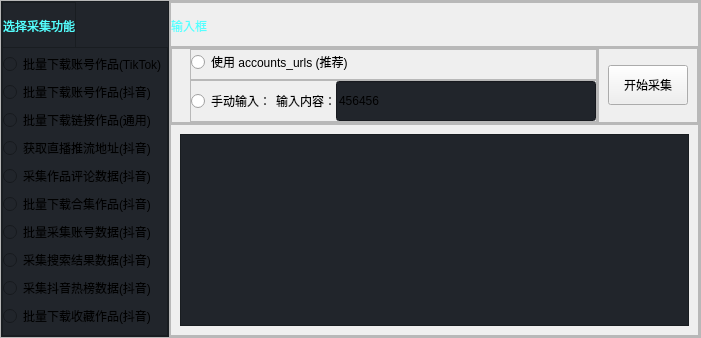
                     <widget class="QWidget" name="page_result">
                      <layout class="QHBoxLayout" name="horizontalLayout_9">
                       <property name="spacing">
                        <number>0</number>
                       </property>
                       <property name="leftMargin">
                        <number>0</number>
                       </property>
                       <property name="topMargin">
                        <number>0</number>
                       </property>
                       <property name="rightMargin">
                        <number>0</number>
                       </property>
                       <property name="bottomMargin">
                        <number>0</number>
                       </property>
                       <item>
                        <widget class="QFrame" name="frame_result_content">
                         <property name="frameShape">
                          <enum>QFrame::StyledPanel</enum>
                         </property>
                         <property name="frameShadow">
                          <enum>QFrame::Raised</enum>
                         </property>
                         <layout class="QHBoxLayout" name="horizontalLayout_11">
                          <property name="spacing">
                           <number>0</number>
                          </property>
                          <property name="leftMargin">
                           <number>0</number>
                          </property>
                          <property name="topMargin">
                           <number>0</number>
                          </property>
                          <property name="rightMargin">
                           <number>0</number>
                          </property>
                          <property name="bottomMargin">
                           <number>0</number>
                          </property>
                          <item>
                           <widget class="QFrame" name="frame_16">
                            <property name="minimumSize">
                             <size>
                              <width>0</width>
                              <height>0</height>
                             </size>
                            </property>
                            <property name="styleSheet">
                             <string notr="true">background-color: rgb(33, 37, 43);</string>
                            </property>
                            <property name="frameShape">
                             <enum>QFrame::StyledPanel</enum>
                            </property>
                            <property name="frameShadow">
                             <enum>QFrame::Raised</enum>
                            </property>
                            <layout class="QVBoxLayout" name="verticalLayout_15">
                             <property name="spacing">
                              <number>0</number>
                             </property>
                             <property name="leftMargin">
                              <number>0</number>
                             </property>
                             <property name="topMargin">
                              <number>0</number>
                             </property>
                             <property name="rightMargin">
                              <number>0</number>
                             </property>
                             <property name="bottomMargin">
                              <number>0</number>
                             </property>
                             <item alignment="Qt::AlignLeft">
                              <widget class="QFrame" name="frame_19">
                               <property name="maximumSize">
                                <size>
                                 <width>16777215</width>
                                 <height>45</height>
                                </size>
                               </property>
                               <property name="styleSheet">
                                <string notr="true">font: 700 18pt &quot;Microsoft YaHei UI&quot;;
color: rgb(85, 255, 255);</string>
                               </property>
                               <property name="frameShape">
                                <enum>QFrame::StyledPanel</enum>
                               </property>
                               <property name="frameShadow">
                                <enum>QFrame::Raised</enum>
                               </property>
                               <layout class="QGridLayout" name="gridLayout_6">
                                <property name="leftMargin">
                                 <number>0</number>
                                </property>
                                <property name="topMargin">
                                 <number>0</number>
                                </property>
                                <property name="rightMargin">
                                 <number>0</number>
                                </property>
                                <property name="bottomMargin">
                                 <number>0</number>
                                </property>
                                <property name="spacing">
                                 <number>0</number>
                                </property>
                                <item row="0" column="0" alignment="Qt::AlignLeft">
                                 <widget class="QLabel" name="label_5">
                                  <property name="minimumSize">
                                   <size>
                                    <width>0</width>
                                    <height>45</height>
                                   </size>
                                  </property>
                                  <property name="maximumSize">
                                   <size>
                                    <width>16777215</width>
                                    <height>45</height>
                                   </size>
                                  </property>
                                  <property name="text">
                                   <string>选择采集功能</string>
                                  </property>
                                 </widget>
                                </item>
                               </layout>
                              </widget>
                             </item>
                             <item>
                              <widget class="QFrame" name="frame_18">
                               <property name="cursor">
                                <cursorShape>PointingHandCursor</cursorShape>
                               </property>
                               <property name="styleSheet">
                                <string notr="true">font: 700 13pt &quot;Microsoft YaHei UI&quot;;</string>
                               </property>
                               <property name="frameShape">
                                <enum>QFrame::StyledPanel</enum>
                               </property>
                               <property name="frameShadow">
                                <enum>QFrame::Raised</enum>
                               </property>
                               <layout class="QVBoxLayout" name="verticalLayout_17">
                                <property name="spacing">
                                 <number>0</number>
                                </property>
                                <property name="leftMargin">
                                 <number>0</number>
                                </property>
                                <property name="topMargin">
                                 <number>0</number>
                                </property>
                                <property name="rightMargin">
                                 <number>0</number>
                                </property>
                                <property name="bottomMargin">
                                 <number>0</number>
                                </property>
                                <item>
                                 <widget class="QRadioButton" name="radio_btn_1">
                                  <property name="text">
                                   <string>批量下载账号作品(TikTok)</string>
                                  </property>
                                 </widget>
                                </item>
                                <item>
                                 <widget class="QRadioButton" name="radio_btn_2">
                                  <property name="text">
                                   <string>批量下载账号作品(抖音)</string>
                                  </property>
                                 </widget>
                                </item>
                                <item>
                                 <widget class="QRadioButton" name="radio_btn_3">
                                  <property name="text">
                                   <string>批量下载链接作品(通用)</string>
                                  </property>
                                 </widget>
                                </item>
                                <item>
                                 <widget class="QRadioButton" name="radio_btn_4">
                                  <property name="text">
                                   <string>获取直播推流地址(抖音)</string>
                                  </property>
                                 </widget>
                                </item>
                                <item>
                                 <widget class="QRadioButton" name="radio_btn_5">
                                  <property name="text">
                                   <string>采集作品评论数据(抖音)</string>
                                  </property>
                                 </widget>
                                </item>
                                <item>
                                 <widget class="QRadioButton" name="radio_btn_6">
                                  <property name="text">
                                   <string>批量下载合集作品(抖音)</string>
                                  </property>
                                 </widget>
                                </item>
                                <item>
                                 <widget class="QRadioButton" name="radio_btn_7">
                                  <property name="text">
                                   <string>批量采集账号数据(抖音)</string>
                                  </property>
                                 </widget>
                                </item>
                                <item>
                                 <widget class="QRadioButton" name="radio_btn_8">
                                  <property name="text">
                                   <string>采集搜索结果数据(抖音)</string>
                                  </property>
                                 </widget>
                                </item>
                                <item>
                                 <widget class="QRadioButton" name="radio_btn_9">
                                  <property name="text">
                                   <string>采集抖音热榜数据(抖音)</string>
                                  </property>
                                 </widget>
                                </item>
                                <item>
                                 <widget class="QRadioButton" name="radio_btn_10">
                                  <property name="text">
                                   <string>批量下载收藏作品(抖音)</string>
                                  </property>
                                 </widget>
                                </item>
                               </layout>
                              </widget>
                             </item>
                            </layout>
                           </widget>
                          </item>
                          <item>
                           <widget class="QFrame" name="frame_17">
                            <property name="frameShape">
                             <enum>QFrame::StyledPanel</enum>
                            </property>
                            <property name="frameShadow">
                             <enum>QFrame::Raised</enum>
                            </property>
                            <layout class="QVBoxLayout" name="verticalLayout_18">
                             <property name="spacing">
                              <number>0</number>
                             </property>
                             <property name="leftMargin">
                              <number>0</number>
                             </property>
                             <property name="topMargin">
                              <number>0</number>
                             </property>
                             <property name="rightMargin">
                              <number>0</number>
                             </property>
                             <property name="bottomMargin">
                              <number>0</number>
                             </property>
                             <item>
                              <widget class="QFrame" name="frame_input_label">
                               <property name="maximumSize">
                                <size>
                                 <width>16777215</width>
                                 <height>45</height>
                                </size>
                               </property>
                               <property name="styleSheet">
                                <string notr="true">font: 700 18pt &quot;Microsoft YaHei UI&quot;;
color: rgb(85, 255, 255);</string>
                               </property>
                               <property name="frameShape">
                                <enum>QFrame::StyledPanel</enum>
                               </property>
                               <property name="frameShadow">
                                <enum>QFrame::Raised</enum>
                               </property>
                               <layout class="QGridLayout" name="gridLayout_7">
                                <property name="leftMargin">
                                 <number>0</number>
                                </property>
                                <property name="topMargin">
                                 <number>0</number>
                                </property>
                                <property name="rightMargin">
                                 <number>0</number>
                                </property>
                                <property name="bottomMargin">
                                 <number>0</number>
                                </property>
                                <property name="spacing">
                                 <number>0</number>
                                </property>
                                <item row="0" column="0" alignment="Qt::AlignLeft">
                                 <widget class="QLabel" name="label_6">
                                  <property name="minimumSize">
                                   <size>
                                    <width>0</width>
                                    <height>45</height>
                                   </size>
                                  </property>
                                  <property name="maximumSize">
                                   <size>
                                    <width>16777215</width>
                                    <height>45</height>
                                   </size>
                                  </property>
                                  <property name="text">
                                   <string>输入框</string>
                                  </property>
                                 </widget>
                                </item>
                               </layout>
                              </widget>
                             </item>
                             <item>
                              <widget class="QFrame" name="frame_input">
                               <property name="frameShape">
                                <enum>QFrame::StyledPanel</enum>
                               </property>
                               <property name="frameShadow">
                                <enum>QFrame::Raised</enum>
                               </property>
                               <layout class="QHBoxLayout" name="horizontalLayout_15">
                                <property name="spacing">
                                 <number>0</number>
                                </property>
                                <property name="leftMargin">
                                 <number>0</number>
                                </property>
                                <property name="topMargin">
                                 <number>0</number>
                                </property>
                                <property name="rightMargin">
                                 <number>0</number>
                                </property>
                                <property name="bottomMargin">
                                 <number>0</number>
                                </property>
                                <item>
                                 <widget class="QFrame" name="frame_21">
                                  <property name="frameShape">
                                   <enum>QFrame::StyledPanel</enum>
                                  </property>
                                  <property name="frameShadow">
                                   <enum>QFrame::Raised</enum>
                                  </property>
                                  <layout class="QVBoxLayout" name="verticalLayout_19">
                                   <property name="spacing">
                                    <number>0</number>
                                   </property>
                                   <property name="leftMargin">
                                    <number>18</number>
                                   </property>
                                   <property name="topMargin">
                                    <number>0</number>
                                   </property>
                                   <property name="rightMargin">
                                    <number>0</number>
                                   </property>
                                   <property name="bottomMargin">
                                    <number>0</number>
                                   </property>
                                   <item>
                                    <widget class="QFrame" name="frame_27">
                                     <property name="maximumSize">
                                      <size>
                                       <width>16777215</width>
                                       <height>16777215</height>
                                      </size>
                                     </property>
                                     <property name="frameShape">
                                      <enum>QFrame::StyledPanel</enum>
                                     </property>
                                     <property name="frameShadow">
                                      <enum>QFrame::Raised</enum>
                                     </property>
                                     <layout class="QHBoxLayout" name="horizontalLayout_14">
                                      <property name="spacing">
                                       <number>0</number>
                                      </property>
                                      <property name="leftMargin">
                                       <number>0</number>
                                      </property>
                                      <property name="topMargin">
                                       <number>0</number>
                                      </property>
                                      <property name="rightMargin">
                                       <number>0</number>
                                      </property>
                                      <property name="bottomMargin">
                                       <number>5</number>
                                      </property>
                                      <item>
                                       <widget class="QRadioButton" name="radio_btn_recommend">
                                        <property name="cursor">
                                         <cursorShape>PointingHandCursor</cursorShape>
                                        </property>
                                        <property name="styleSheet">
                                         <string notr="true">font: 700 14pt &quot;Microsoft YaHei UI&quot;;</string>
                                        </property>
                                        <property name="text">
                                         <string>使用 accounts_urls (推荐)</string>
                                        </property>
                                       </widget>
                                      </item>
                                     </layout>
                                    </widget>
                                   </item>
                                   <item>
                                    <widget class="QFrame" name="frame_26">
                                     <property name="frameShape">
                                      <enum>QFrame::StyledPanel</enum>
                                     </property>
                                     <property name="frameShadow">
                                      <enum>QFrame::Raised</enum>
                                     </property>
                                     <layout class="QHBoxLayout" name="horizontalLayout_17">
                                      <property name="spacing">
                                       <number>0</number>
                                      </property>
                                      <property name="leftMargin">
                                       <number>0</number>
                                      </property>
                                      <property name="topMargin">
                                       <number>0</number>
                                      </property>
                                      <property name="rightMargin">
                                       <number>0</number>
                                      </property>
                                      <property name="bottomMargin">
                                       <number>0</number>
                                      </property>
                                      <item>
                                       <widget class="QRadioButton" name="radio_btn_manual">
                                        <property name="cursor">
                                         <cursorShape>PointingHandCursor</cursorShape>
                                        </property>
                                        <property name="styleSheet">
                                         <string notr="true">font: 700 14pt &quot;Microsoft YaHei UI&quot;;</string>
                                        </property>
                                        <property name="text">
                                         <string>手动输入：</string>
                                        </property>
                                       </widget>
                                      </item>
                                      <item>
                                       <widget class="QLabel" name="label_manual">
                                        <property name="styleSheet">
                                         <string notr="true">font: 700 14pt &quot;Microsoft YaHei UI&quot;;</string>
                                        </property>
                                        <property name="text">
                                         <string>输入内容：</string>
                                        </property>
                                       </widget>
                                      </item>
                                      <item>
                                       <widget class="QLineEdit" name="line_edit_url">
                                        <property name="minimumSize">
                                         <size>
                                          <width>260</width>
                                          <height>40</height>
                                         </size>
                                        </property>
                                        <property name="maximumSize">
                                         <size>
                                          <width>16777215</width>
                                          <height>16777215</height>
                                         </size>
                                        </property>
                                        <property name="cursor">
                                         <cursorShape>IBeamCursor</cursorShape>
                                        </property>
                                        <property name="styleSheet">
                                         <string notr="true">font:  600 11pt &quot;Microsoft YaHei UI&quot;;
background-color: rgb(33, 37, 43);</string>
                                        </property>
                                        <property name="text">
                                         <string>456456</string>
                                        </property>
                                        <property name="placeholderText">
                                         <string>输入作品链接</string>
                                        </property>
                                       </widget>
                                      </item>
                                     </layout>
                                    </widget>
                                   </item>
                                  </layout>
                                 </widget>
                                </item>
                                <item>
                                 <widget class="QFrame" name="frame_24">
                                  <property name="frameShape">
                                   <enum>QFrame::StyledPanel</enum>
                                  </property>
                                  <property name="frameShadow">
                                   <enum>QFrame::Raised</enum>
                                  </property>
                                  <layout class="QGridLayout" name="gridLayout_8">
                                   <property name="leftMargin">
                                    <number>9</number>
                                   </property>
                                   <property name="topMargin">
                                    <number>0</number>
                                   </property>
                                   <property name="rightMargin">
                                    <number>9</number>
                                   </property>
                                   <property name="bottomMargin">
                                    <number>0</number>
                                   </property>
                                   <property name="spacing">
                                    <number>0</number>
                                   </property>
                                   <item row="0" column="0">
                                    <widget class="QPushButton" name="btn_download">
                                     <property name="minimumSize">
                                      <size>
                                       <width>0</width>
                                       <height>40</height>
                                      </size>
                                     </property>
                                     <property name="cursor">
                                      <cursorShape>PointingHandCursor</cursorShape>
                                     </property>
                                     <property name="text">
                                      <string>开始采集</string>
                                     </property>
                                     <property name="icon">
                                      <iconset resource="resources.qrc">
                                       <normaloff>:/icons/images/icons/cil-media-play.png</normaloff>:/icons/images/icons/cil-media-play.png</iconset>
                                     </property>
                                    </widget>
                                   </item>
                                  </layout>
                                 </widget>
                                </item>
                               </layout>
                              </widget>
                             </item>
                             <item>
                              <widget class="QFrame" name="frame_23">
                               <property name="frameShape">
                                <enum>QFrame::StyledPanel</enum>
                               </property>
                               <property name="frameShadow">
                                <enum>QFrame::Raised</enum>
                               </property>
                               <layout class="QGridLayout" name="gridLayout_9">
                                <item row="0" column="0">
                                 <widget class="QTextEdit" name="text_edit_run_log">
                                  <property name="cursor" stdset="0">
                                   <cursorShape>IBeamCursor</cursorShape>
                                  </property>
                                  <property name="styleSheet">
                                   <string notr="true">
font: 13pt &quot;Microsoft YaHei UI&quot;;
background-color: rgb(33, 37, 43);</string>
                                  </property>
                                  <property name="tabChangesFocus">
                                   <bool>true</bool>
                                  </property>
                                  <property name="readOnly">
                                   <bool>true</bool>
                                  </property>
                                  <property name="html">
                                   <string>&lt;!DOCTYPE HTML PUBLIC &quot;-//W3C//DTD HTML 4.0//EN&quot; &quot;http://www.w3.org/TR/REC-html40/strict.dtd&quot;&gt;
&lt;html&gt;&lt;head&gt;&lt;meta name=&quot;qrichtext&quot; content=&quot;1&quot; /&gt;&lt;meta charset=&quot;utf-8&quot; /&gt;&lt;style type=&quot;text/css&quot;&gt;
p, li { white-space: pre-wrap; }
hr { height: 1px; border-width: 0; }
li.unchecked::marker { content: &quot;\2610&quot;; }
li.checked::marker { content: &quot;\2612&quot;; }
&lt;/style&gt;&lt;/head&gt;&lt;body style=&quot; font-family:'Microsoft YaHei UI'; font-size:13pt; font-weight:400; font-style:normal;&quot;&gt;
&lt;p style=&quot;-qt-paragraph-type:empty; margin-top:0px; margin-bottom:0px; margin-left:0px; margin-right:0px; -qt-block-indent:0; text-indent:0px;&quot;&gt;&lt;br /&gt;&lt;/p&gt;&lt;/body&gt;&lt;/html&gt;</string>
                                  </property>
                                 </widget>
                                </item>
                               </layout>
                              </widget>
                             </item>
                            </layout>
                           </widget>
                          </item>
                         </layout>
                        </widget>
                       </item>
                      </layout>
                     </widget>
